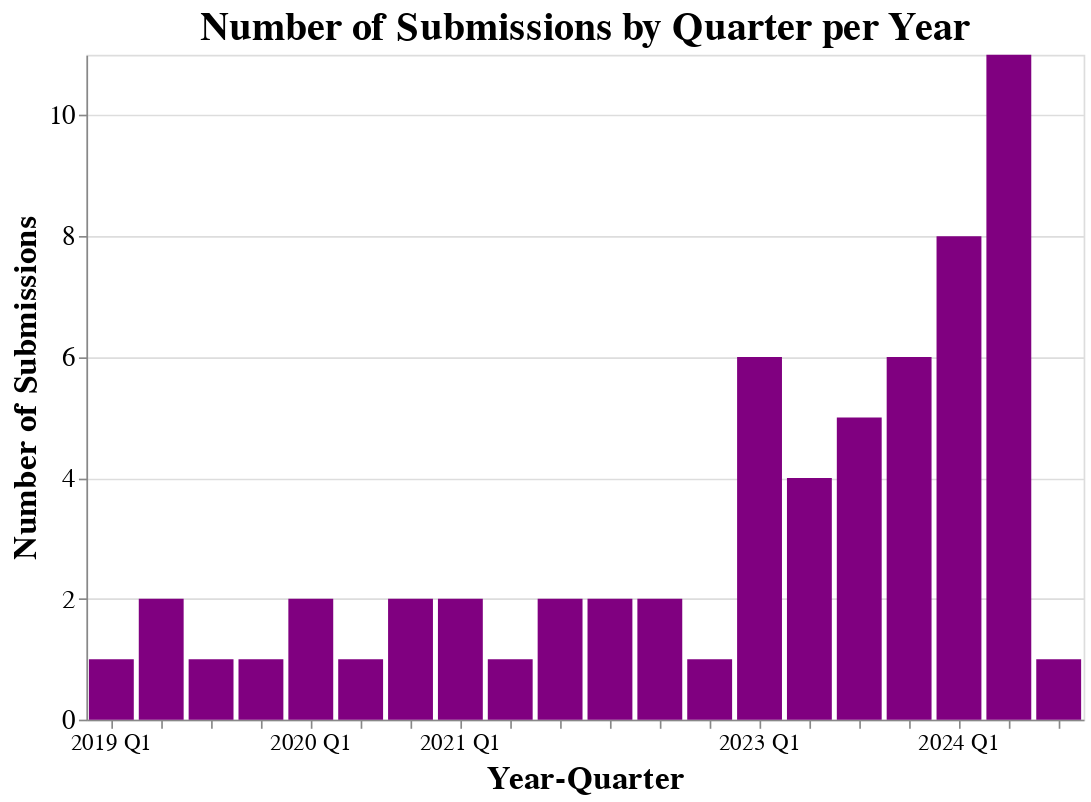

This figure's notebook cell:
### Code cell
# Create the Altair plot
axis_labels = """datum.label == '2019Q1' ? '2019 Q1' : 
                datum.label == '2020Q1' ? '2020 Q1' : 
                datum.label == '2021Q1' ? '2021 Q1' : 
                datum.label == '2022Q1' ? '2022 Q1' :
                datum.label == '2023Q1' ? '2023 Q1' :
                datum.label == '2024Q1' ? '2024 Q1' :
                '' """
chart = (
    alt.Chart(quarterly_counts)
    .mark_bar(color="purple")
    .encode(
        x=alt.X(
            "year_quarter:O",
            title="Year-Quarter",
            axis=alt.Axis(
                labelFontSize=14,
                titleFontSize=20,
                labelAngle=0,
                labelExpr=axis_labels,
                # tickCount=4,
                # tvalues=[
                #     "2019-Q1",
                #     "2020-Q1",
                #     "2020-Q1",
                #     "2020-Q1",
                #     "2020-Q1",
                #     "2024-Q1",
                # ],
            ),
        ),
        y=alt.Y(
            "count:Q",
            title="Number of Submissions",
            axis=alt.Axis(labelFontSize=16, titleFontSize=20, tickCount=5),
        ),
        tooltip=[
            alt.Tooltip("year_quarter:O", title="Quarter"),
            alt.Tooltip("count:Q", title="Number of Issues"),
        ],
    )
    .properties(
        title="Number of Submissions by Quarter per Year",
        width=600,
        height=400,
    )
    .configure_axis(
        # labelAngle=-45
    )
    .configure_title(fontSize=24, font="Poppins", anchor="middle", color="black")
)

chart.show()

### Figure 1 — Vega-Lite specification as saved in the notebook (floating-point values rounded to 4 significant figures)
{"config": {"view": {"continuousWidth": 300, "continuousHeight": 300}, "axis": {}, "title": {"anchor": "middle", "color": "black", "font": "Poppins", "fontSize": 24}}, "data": {"name": "data-a0a3f802fdba91d3c74433ea30ee8854"}, "mark": {"type": "bar", "color": "purple"}, "encoding": {"tooltip": [{"field": "year_quarter", "title": "Quarter", "type": "ordinal"}, {"field": "count", "title": "Number of Issues", "type": "quantitative"}], "x": {"axis": {"labelAngle": 0, "labelExpr": "datum.label == '2019Q1' ? '2019 Q1' : \n                datum.label == '2020Q1' ? '2020 Q1' : \n                datum.label == '2021Q1' ? '2021 Q1' : \n                datum.label == '2022Q1' ? '2022 Q1' :\n                datum.label == '2023Q1' ? '2023 Q1' :\n                datum.label == '2024Q1' ? '2024 Q1' :\n                '' ", "labelFontSize": 14, "titleFontSize": 20}, "field": "year_quarter", "title": "Year-Quarter", "type": "ordinal"}, "y": {"axis": {"labelFontSize": 16, "tickCount": 5, "titleFontSize": 20}, "field": "count", "title": "Number of Submissions", "type": "quantitative"}}, "height": 400, "title": "Number of Submissions by Quarter per Year", "width": 600, "$schema": "https://vega.github.io/schema/vega-lite/v5.17.0.json", "datasets": {"data-a0a3f802fdba91d3c74433ea30ee8854": [{"year_quarter": "2019Q1", "count": 1}, {"year_quarter": "2019Q2", "count": 2}, {"year_quarter": "2019Q3", "count": 1}, {"year_quarter": "2019Q4", "count": 1}, {"year_quarter": "2020Q1", "count": 2}, {"year_quarter": "2020Q2", "count": 1}, {"year_quarter": "2020Q3", "count": 2}, {"year_quarter": "2021Q1", "count": 2}, {"year_quarter": "2021Q2", "count": 1}, {"year_quarter": "2021Q3", "count": 2}, {"year_quarter": "2021Q4", "count": 2}, {"year_quarter": "2022Q2", "count": 2}, {"year_quarter": "2022Q4", "count": 1}, {"year_quarter": "2023Q1", "count": 6}, {"year_quarter": "2023Q2", "count": 4}, {"year_quarter": "2023Q3", "count": 5}, {"year_quarter": "2023Q4", "count": 6}, {"year_quarter": "2024Q1", "count": 8}, {"year_quarter": "2024Q2", "count": 11}, {"year_quarter": "2024Q3", "count": 1}]}}
